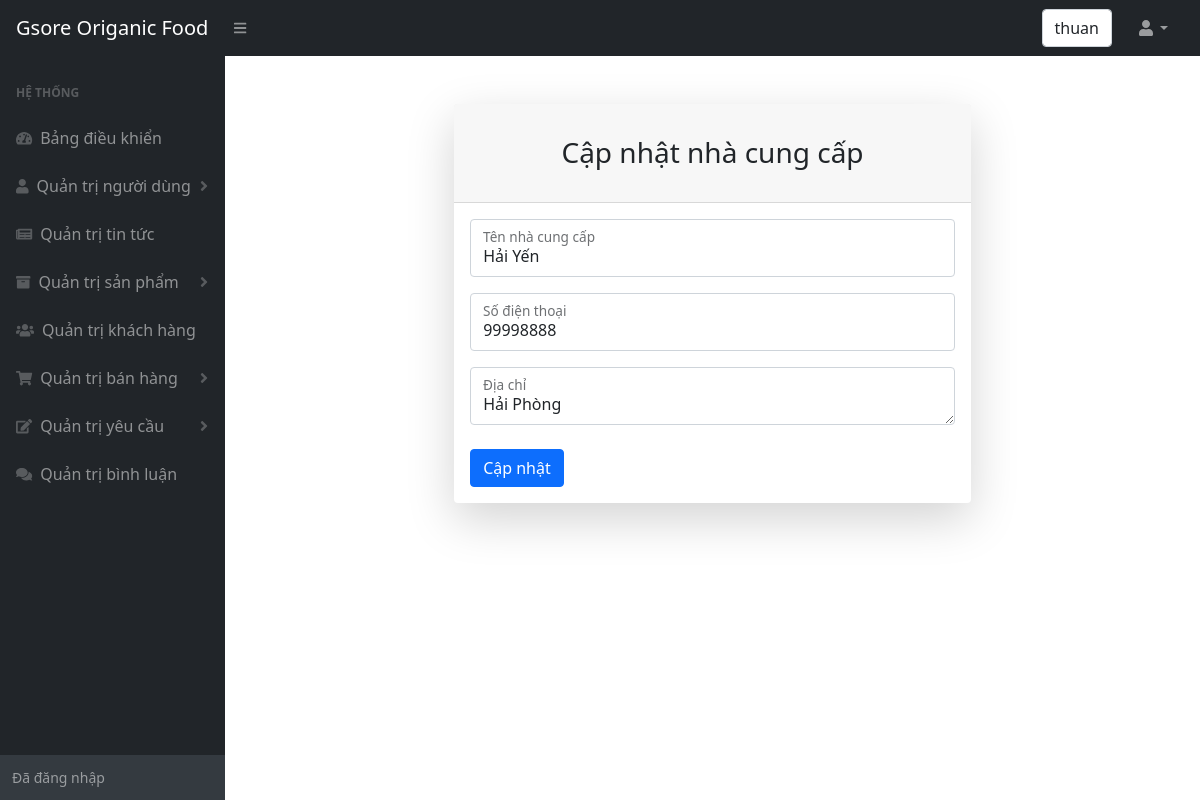
The app's page /admin/ncc_sua.php?id=2 (signed in) with its own data.
### tables this page shows
CREATE TABLE `nhacungcap` (
  `manhacungcap` int(10) NOT NULL,
  `tennhacungcap` varchar(100) NOT NULL,
  `diachinhacungcap` varchar(100) NOT NULL,
  `sdtnhacungcap` int(15) NOT NULL
);

### admin/ncc_sua.php (the view, shortened to what this page needs)
<!DOCTYPE html>
<html lang="en">
    <head>
        <link href="https://cdn.jsdelivr.net/npm/simple-datatables@latest/dist/style.css" rel="stylesheet" />
        <link href="css/styles.css" rel="stylesheet" />
    </head>
    <body class="sb-nav-fixed">
        <nav class="sb-topnav navbar navbar-expand navbar-dark bg-dark">
            <a class="navbar-brand ps-3" href="../index.php">Gsore Origanic Food </a>
            <button class="btn btn-link btn-sm order-1 order-lg-0 me-4 me-lg-0" id="sidebarToggle" href="#!"><i class="fas fa-bars"></i></button>
            <form class="d-none d-md-inline-block form-inline ms-auto me-0 me-md-3 my-2 my-md-0">
                <div class="input-group">
                  <div class="form-control"><?php  echo $_SESSION['ten_nguoi_dung'];?>  </div>
                </div>
            </form>
            <ul class="navbar-nav ms-auto ms-md-0 me-3 me-lg-4">
                <li class="nav-item dropdown">
                    <a class="nav-link dropdown-toggle" id="navbarDropdown" href="#" role="button" data-bs-toggle="dropdown" aria-expanded="false"><i class="fas fa-user fa-fw"></i></a>
                </li>
            </ul>
        </nav>
        <div id="layoutSidenav">
        <div id="layoutSidenav_nav" >
                <nav class="sb-sidenav accordion sb-sidenav-dark" id="sidenavAccordion">
                    <div class="sb-sidenav-menu">
                        <div class="nav">
                            <div class="sb-sidenav-menu-heading">Hệ thống</div>
                            <a class="nav-link" href="index.php">
                                <div class="sb-nav-link-icon"><i class="fas fa-tachometer-alt"></i></div>
                                Bảng điều khiển
                            </a>
                            <a class="nav-link collapsed" href="nguoidung.php" data-bs-toggle="collapse" data-bs-target="#collapseOne" aria-expanded="false" aria-controls="collapseOne">
                                <div class="sb-nav-link-icon"><i class="fas fa-user"></i></div>
                                Quản trị người dùng
                                <div class="sb-sidenav-collapse-arrow"><i class="fas fa-angle-down"></i></div>
                            </a>
                            <a class="nav-link" href="tintuc.php">
                                <div class="sb-nav-link-icon"><i class="fas fa-newspaper"></i></div>
                                    Quản trị tin tức
                            </a>
                            <a class="nav-link collapsed" href="#" data-bs-toggle="collapse" data-bs-target="#collapseTwo" aria-expanded="false" aria-controls="collapseTwo">
                                <div class="sb-nav-link-icon"><i class="fas fa-archive"></i></div>
                                Quản trị sản phẩm
                                <div class="sb-sidenav-collapse-arrow"><i class="fas fa-angle-down"></i></div>
                            </a>
                            <a class="nav-link" href="khachhang.php">
                                <div class="sb-nav-link-icon"><i class="fas fa-users"></i></div>
                                Quản trị khách hàng
                            </a>
                            <a class="nav-link collapsed" href="#" data-bs-toggle="collapse" data-bs-target="#collapseThree" aria-expanded="false" aria-controls="collapseThree">
                                <div class="sb-nav-link-icon"><i class="fas fa-shopping-cart"></i></div>
                                Quản trị bán hàng
                                <div class="sb-sidenav-collapse-arrow"><i class="fas fa-angle-down"></i></div>
                            </a>
                            <a class="nav-link collapsed" href="#" data-bs-toggle="collapse" data-bs-target="#collapseFour" aria-expanded="false" aria-controls="collapseFour">
                                <div class="sb-nav-link-icon"><i class="fas fa-edit"></i></div>
                                Quản trị yêu cầu
                                <div class="sb-sidenav-collapse-arrow"><i class="fas fa-angle-down"></i></div>
                            </a>
                            <a class="nav-link" href="binhluan.php">
                                <div class="sb-nav-link-icon"><i class="fas fa-comments"></i></div>
                                Quản trị bình luận
                            </a>
                        </div>
                    </div>
                    <div class="sb-sidenav-footer">
                        <div class="small">Đã đăng nhập</div>
                    </div>
                </nav>
            </div>
            <div id="layoutSidenav_content">
        <?php
          include("../config.php");
          $id_ncc = $_GET["id"];
          $sql = "
                  SELECT *
                  from nhacungcap
                  where manhacungcap= '".$id_ncc."'
                  ";
          $ncc = mysqli_query($ket_noi, $sql);
          $row = mysqli_fetch_array($ncc);
         ;?>
                <footer class="container-fluid px-4">
                    <main>
                    <div class="container">
                        <div class="row justify-content-center">
                            <div class="col-lg-7">
                                <div class="card shadow-lg border-0 rounded-lg mt-5">
                                    <div class="card-header"><h3 class="text-center font-weight-light my-4">Cập nhật nhà cung cấp</h3></div>
                                    <div class="card-body">
                                        <form method="POST" action="ncc_sua_thuc_hien.php" enctype="multipart/form-data">
                                            <div class="form-floating mb-3">
                                                <input class="form-control" id="txtTenncc" name="txtTenncc" placeholder="Tên nhà cung cấp" value="<?php echo $row["tennhacungcap"];?>"/>
                                                <label for="txtTenncc">Tên nhà cung cấp</label>
                                            </div>
                                            <div class="form-floating mb-3">
                                                <input class="form-control" id="txtSdt" name="txtSdt" placeholder="Số điện thoại" value="<?php echo $row["sdtnhacungcap"];?>"/>
                                                <label for="txtSdt">Số điện thoại</label>
                                            </div>
                                            <div class="form-floating mb-3">
                                                <textarea class="form-control" id="txtDiachi" name="txtDiachi" placeholder="Địa chỉ"><?php echo $row["diachinhacungcap"];?></textarea>
                                                <label for="txtDiachi">Địa chỉ</label>
                                            </div>
                                            <div class="mt-4 mb-0">
                                                <button class="btn btn-primary" type="submit">Cập nhật</button>
                                            </div>
                                        </form>
                                    </div>
                                </div>
                            </div>
                        </div>
                    </div>
                </main>
                </footer>
            </div>
        </div>
    </body>
</html>

### records on screen
nhacungcap: txtTenncc "Hải Yến", txtSdt "99998888", txtDiachi "Hải Phòng"

### other values on screen
$_SESSION['ten_nguoi_dung'] "thuan"
